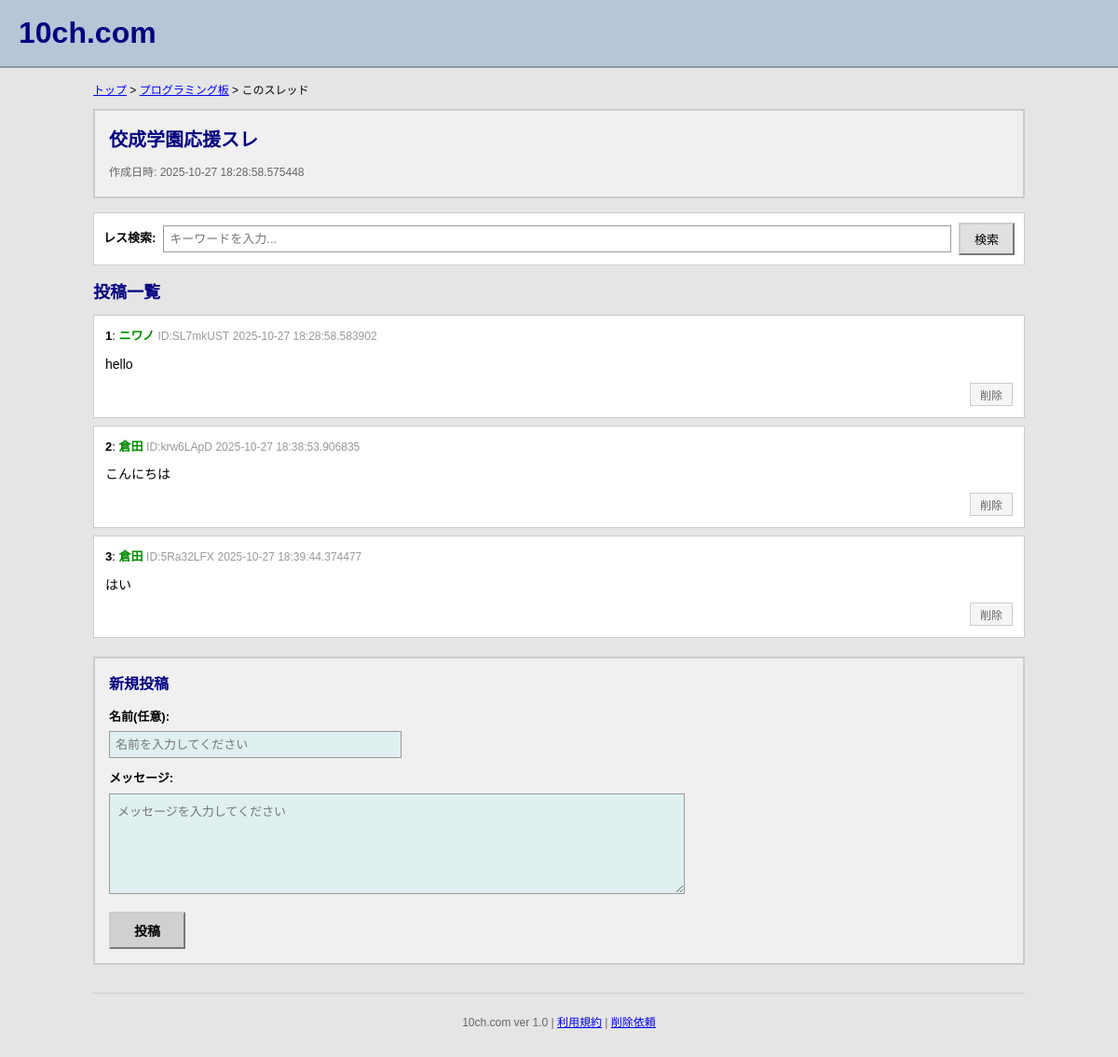
Page /thread/3 on the committed database.
### app.py (models this page shows)
class Thread(db.Model):
    __tablename__ = "threads"
    id = db.Column(db.Integer, primary_key=True)
    title = db.Column(db.Text(), nullable=False)
    board_id = db.Column(db.Text(), nullable=False)
    pub_date = db.Column(db.DateTime, nullable=False, default=datetime.now)

class Article(db.Model):
    __tablename__ = 'articles'
    number = db.Column(db.Integer, primary_key=True, autoincrement=True)
    pub_date = db.Column(db.DateTime, nullable=False, default=datetime.now)
    name = db.Column(db.Text())
    message = db.Column(db.Text())
    id = db.Column(db.String(8), nullable=False,
                   default=lambda: generate_id(8))
    thread_id = db.Column(db.Integer, db.ForeignKey('threads.id'),
                          nullable=False)

### app.py (the view, shortened to what this page needs)
@app.route('/thread/<int:thread_id>', methods=['GET', 'POST'])
def show_thread(thread_id):
    thread = Thread.query.get_or_404(thread_id)
    articles = Article.query.filter_by(thread_id=thread.id).all()
    return render_template('thread.html', thread=thread, articles=articles)

### templates/thread.html (shortened to what this page needs)
<!DOCTYPE html>
<html lang="ja">
<head>
</head>
<body>
    <div class="header">
        <h1>10ch.com</h1>
    </div>
    <div class="container">
        <div class="breadcrumb">
            <a href="/">トップ</a> &gt; <a href="/subback/programming">プログラミング板</a> &gt; このスレッド
        </div>
    <div class="thread-header">
    <h2 class="thread-title">{{ thread.title }}</h2>
    <div class="thread-info">作成日時: {{ thread.pub_date }}</div>
    </div>
        <div class="search-box">
            <form class="search-form" action="/thread/search" method="GET">
                <span class="search-label">レス検索:</span>
                <input type="text" name="q" class="search-input" placeholder="キーワードを入力...">
                <button type="submit" class="search-button">検索</button>
            </form>
        </div>
        <div class="post-list-title">投稿一覧</div>
        {% for article in articles %}
        <div class="post-item">
            <div class="post-header">
                <span class="post-number">{{ loop.index }}</span>:
                <span class="post-name">{{ article.name }}</span>
                <span class="post-id">ID:{{ article.id }}</span>
                <span class="post-date">{{ article.pub_date }}</span>
            </div>
            <div class="post-message">{{ article.message }}</div>
            <div class="post-actions">
                <form method="post" action="/delete/1">
                    <button type="submit" class="delete-button">削除</button>
                </form>
            </div>
        </div>
        {% endfor %}
        <div class="post-form-section">
            <div class="form-title">新規投稿</div>
            <form method="post" action="{{ url_for('show_thread', thread_id=thread.id) }}">
                <div class="form-group">
                    <label class="form-label" for="name">名前(任意):</label>
                    <input type="text" id="name" name="name" class="form-input" placeholder="名前を入力してください">
                </div>
                <div class="form-group">
                    <label class="form-label" for="message">メッセージ:</label>
                    <textarea id="message" name="message" rows="6" class="form-textarea" placeholder="メッセージを入力してください"></textarea>
                </div>
                <button type="submit" class="submit-button">投稿</button>
            </form>
        </div>
        <div class="footer">
            <p>10ch.com ver 1.0 | <a href="#">利用規約</a> | <a href="#">削除依頼</a></p>
        </div>
    </div>
</body>
</html>

### templates/thread.html (style rules this page uses)
body { font-family: "MS Pゴシック", "MS PGothic", sans-serif; background-color: #e5e5e5; margin: 0; padding: 0; font-size: 14px; line-height: 1.6; }
.header { background-color: #b8c5d6; padding: 10px 20px; border-bottom: 2px solid #8899aa; }
.header h1 { font-size: 32px; font-weight: bold; color: #000080; margin: 0; }
.container { max-width: 1000px; margin: 0 auto; padding: 15px; }
.breadcrumb { font-size: 12px; margin-bottom: 10px; }
.breadcrumb a { color: #0000ff; text-decoration: underline; }
.thread-header { background-color: #f0f0f0; border: 2px solid #cccccc; padding: 15px; margin-bottom: 15px; }
.thread-title { font-size: 20px; font-weight: bold; color: #000080; margin: 0 0 10px 0; }
.thread-info { font-size: 12px; color: #666666; }
.search-box { background-color: #ffffff; border: 1px solid #cccccc; padding: 10px; margin-bottom: 15px; }
.search-form { display: flex; gap: 8px; align-items: center; }
.search-label { font-size: 13px; font-weight: bold; white-space: nowrap; }
.search-input { flex: 1; padding: 6px; border: 1px solid #999999; font-size: 13px; font-family: inherit; }
.search-button { padding: 6px 15px; background-color: #e0e0e0; border: 2px outset #cccccc; cursor: pointer; font-size: 13px; font-family: inherit; }
.post-list-title { font-size: 18px; font-weight: bold; color: #000080; margin-bottom: 10px; }
.post-item { background-color: #ffffff; border: 1px solid #cccccc; padding: 12px; margin-bottom: 8px; }
.post-header { font-size: 13px; margin-bottom: 8px; color: #000000; }
.post-number { font-weight: bold; color: #000000; }
.post-name { font-weight: bold; color: #008800; }
.post-id { color: #999999; font-size: 12px; }
.post-date { color: #999999; font-size: 12px; }
.post-message { color: #000000; margin-bottom: 8px; white-space: pre-wrap; word-wrap: break-word; }
.post-actions { text-align: right; }
.delete-button { padding: 3px 10px; font-size: 12px; color: #666666; background-color: #f5f5f5; border: 1px solid #cccccc; cursor: pointer; }
.post-form-section { background-color: #f0f0f0; border: 2px solid #cccccc; padding: 15px; margin-top: 20px; }
.form-title { font-size: 16px; font-weight: bold; color: #000080; margin-bottom: 12px; }
.form-group { margin-bottom: 12px; }
.form-label { display: block; font-size: 13px; font-weight: bold; margin-bottom: 5px; }
.form-input { width: 300px; padding: 6px; border: 1px solid #999999; font-size: 13px; font-family: inherit; background-color: #e0f0f0; }
.form-textarea { width: 100%; max-width: 600px; padding: 8px; border: 1px solid #999999; font-size: 13px; font-family: inherit; resize: vertical; background-color: #e0f0f0; }
.submit-button { padding: 8px 25px; background-color: #d0d0d0; border: 2px outset #cccccc; cursor: pointer; font-size: 14px; font-weight: bold; font-family: inherit; }
.footer { margin-top: 30px; padding-top: 10px; border-top: 1px solid #cccccc; text-align: center; font-size: 12px; color: #666666; }

### rows in the picture
Thread: title "佼成学園応援スレ", pub_date "2025-10-27 18:28:58.575448"
Article: name "ニワノ", id "SL7mkUST", pub_date "2025-10-27 18:28:58.583902", message "hello"
Article: name "倉田", id "krw6LApD", pub_date "2025-10-27 18:38:53.906835", message "こんにちは"
Article: name "倉田", id "5Ra32LFX", pub_date "2025-10-27 18:39:44.374477", message "はい"
